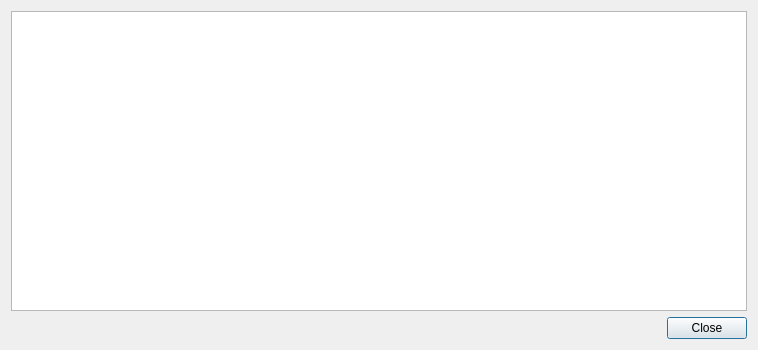
<?xml version="1.0" encoding="UTF-8"?>
<ui version="4.0">
 <class>DialogPlugins</class>
 <widget class="QDialog" name="DialogPlugins">
  <property name="geometry">
   <rect>
    <x>0</x>
    <y>0</y>
    <width>758</width>
    <height>350</height>
   </rect>
  </property>
  <property name="windowTitle">
   <string>Plugins</string>
  </property>
  <layout class="QGridLayout" name="gridLayout">
   <item row="1" column="0">
    <widget class="QDialogButtonBox" name="button_box">
     <property name="orientation">
      <enum>Qt::Horizontal</enum>
     </property>
     <property name="standardButtons">
      <set>QDialogButtonBox::Close</set>
     </property>
    </widget>
   </item>
   <item row="0" column="0">
    <widget class="QTableView" name="plugins_table">
     <property name="editTriggers">
      <set>QAbstractItemView::NoEditTriggers</set>
     </property>
     <property name="alternatingRowColors">
      <bool>true</bool>
     </property>
     <property name="selectionMode">
      <enum>QAbstractItemView::SingleSelection</enum>
     </property>
     <property name="selectionBehavior">
      <enum>QAbstractItemView::SelectRows</enum>
     </property>
     <property name="sortingEnabled">
      <bool>true</bool>
     </property>
    </widget>
   </item>
  </layout>
 </widget>
 <resources/>
 <connections>
  <connection>
   <sender>button_box</sender>
   <signal>accepted()</signal>
   <receiver>DialogPlugins</receiver>
   <slot>accept()</slot>
   <hints>
    <hint type="sourcelabel">
     <x>252</x>
     <y>345</y>
    </hint>
    <hint type="destinationlabel">
     <x>157</x>
     <y>274</y>
    </hint>
   </hints>
  </connection>
  <connection>
   <sender>button_box</sender>
   <signal>rejected()</signal>
   <receiver>DialogPlugins</receiver>
   <slot>reject()</slot>
   <hints>
    <hint type="sourcelabel">
     <x>320</x>
     <y>345</y>
    </hint>
    <hint type="destinationlabel">
     <x>286</x>
     <y>274</y>
    </hint>
   </hints>
  </connection>
 </connections>
</ui>
